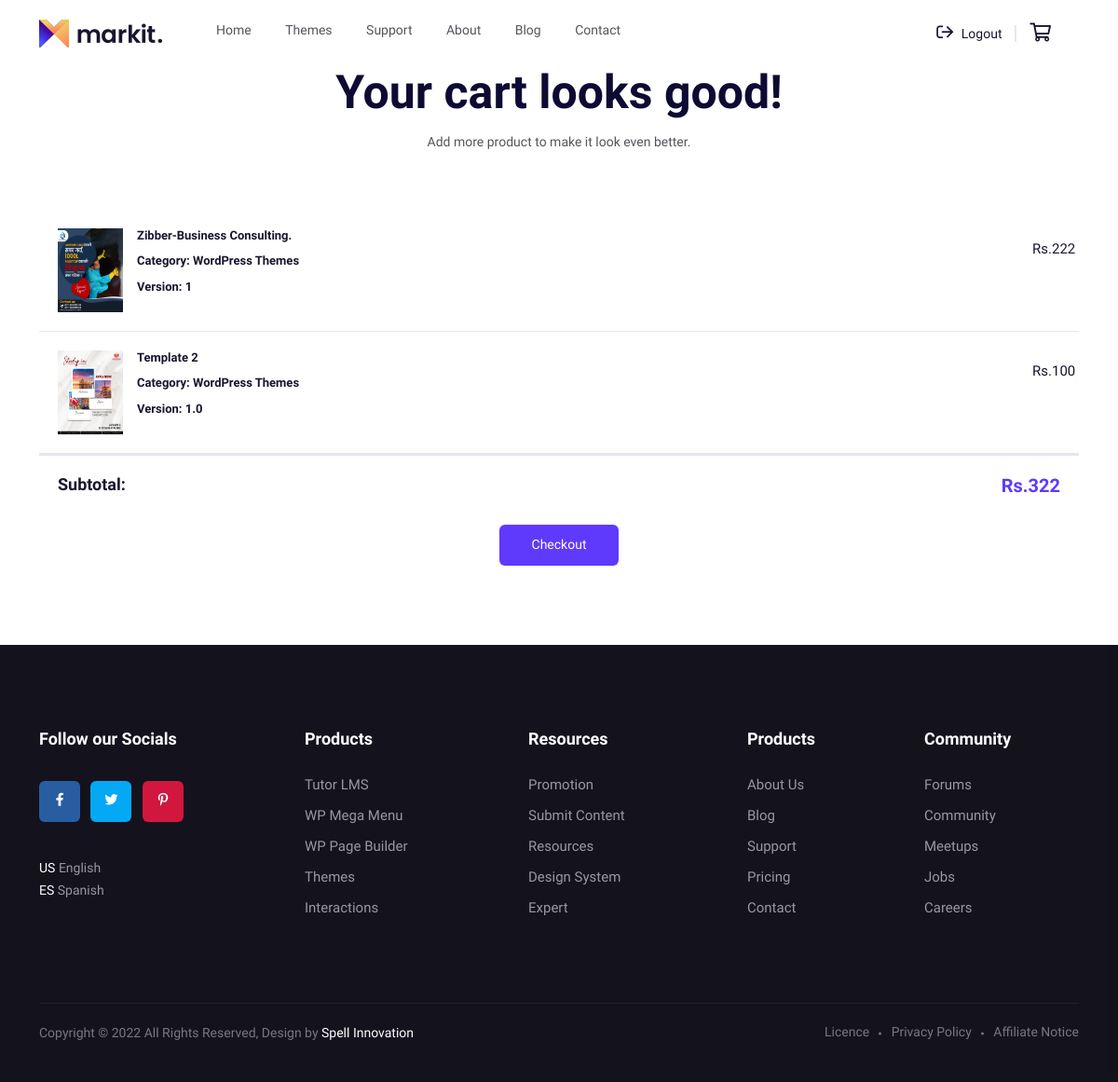
Before: /cart/ (signed in) with the older database file.
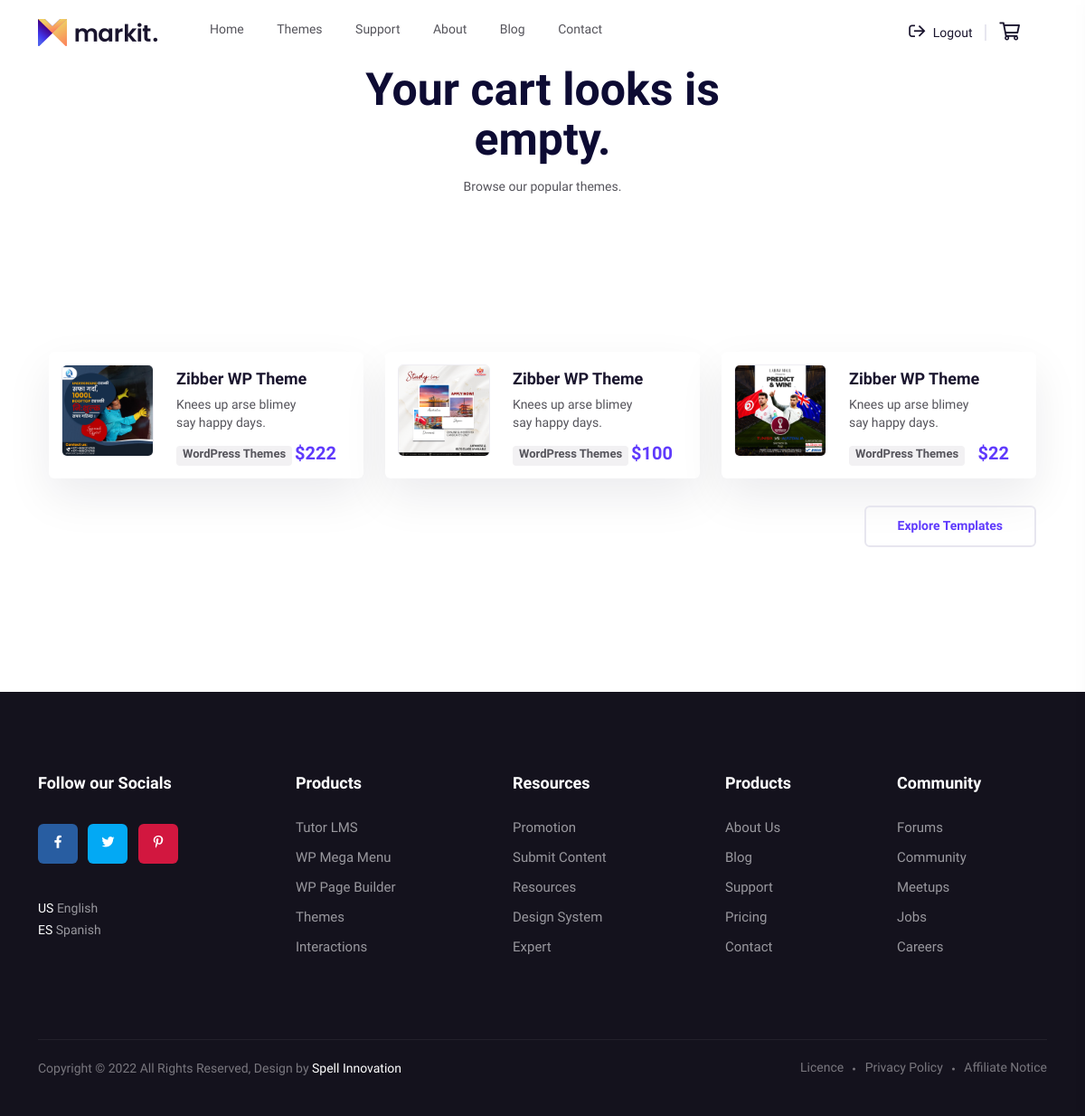
After: the same page with the newer database file.
### features/models.py (models this page shows, shortened)
class Cart(models.Model):
    user = models.ForeignKey(User, on_delete=models.CASCADE)
    template = models.ForeignKey(Template, on_delete=models.CASCADE)

### adminpanel/models.py (models this page shows)
class Template(models.Model):
    category = models.ForeignKey(Category, on_delete=models.CASCADE)
    sub_category = models.ForeignKey(
        SubCategory, on_delete=models.CASCADE, null=True, blank=True
    )
    child_category = models.ForeignKey(
        ChildCategory, on_delete=models.CASCADE, null=True, blank=True
    )
    template_name = models.CharField(max_length=1000)
    template_details = models.TextField()
    template_features = models.TextField()
    template_layout = models.TextField()
    template_price = models.IntegerField()
    TAX_CHOICES = (("yes", "yes"), ("no", "no"))
    is_taxable = models.CharField(max_length=20, choices=TAX_CHOICES, default="yes")
    version = models.CharField(max_length=100)
    framework = models.CharField(max_length=1000)
    template_image = models.ImageField(
        null=True, blank=True, upload_to="template_images/"
    )
    template_url = models.URLField(null=True, blank=True)
    template_file = models.FileField(null=True, blank=True, upload_to="template_files/")
    is_featured = models.BooleanField(null=True, default=0)
    created = models.DateTimeField(auto_now_add=True, null=True)
    def __str__(self):
        return self.template_name

class Category(models.Model):
    category = models.CharField(max_length=100, unique=True)
    category_image = models.ImageField(null=True, upload_to="category_images/")
    order = models.IntegerField(null=True)
    STATUS_CHOICES = (("active", "active"), ("inactive", "inactive"))
    status = models.CharField(max_length=100, choices=STATUS_CHOICES, default="active")
    created = models.DateTimeField(auto_now_add=True, null=True)
    def __str__(self):
        return self.category

### features/views.py (the view)
# urls.py: path("cart/", views.cart, name="cart"),
@login_required
def cart(request):
    carts = Cart.objects.filter(user=request.user)
    total = 0
    for cart in carts:
        template = Template.objects.get(template_name=cart.template)
        total += template.template_price
    fet_temp = Template.objects.filter(is_featured=1)
    context = {"carts": carts, "total": total, "fet_temp": fet_temp}
    return render(request, "cart.html", context)

### templates/cart.html (shortened to what this page needs)
{% include 'header.html' %} {{carts.template.template_name}}
<div class="container">
  {% if carts %}
  <div class="row">
    <div class="col-xxl-6 offset-xxl-3 col-xl-6 offset-xl-3">
      <div class="page__title-wrapper text-center mb-60">
        <h2 class="page__title-2">Your cart looks good!</h2>
        <p>Add more product to make it look even better.</p>
      </div>
    </div>
  </div>
  <div class="row">
    <div class="cartmini__widget">
      <div class="cartmini__inner">
        <ul>
          {% for carts in carts %}
          <li>
            <div class="cartmini__thumb">
              <a href="{% url 'theme_details' id=carts.template.id %}">
                <img src="{{carts.template.template_image.url}}" alt="" />
              </a>
            </div>
            <div class="cartmini__content">
              <h5>{{carts.template}}</h5>
              <h5>Category: {{carts.template.category}}</h5>
              <h5>Version: {{carts.template.version}}</h5>
            </div>
            <a
              href="{% url 'remove_from_cart' id=carts.template.id %}"
              class="cartmini__del"
              ><i class="fal fa-times"></i
            ></a>
            <p
              class="cartmini__del mt-20"
              style="font-size: 15px; margin-right: 15px"
            >
              Rs.{{carts.template.template_price}}
            </p>
          </li>
          {% endfor %}
        </ul>
      </div>
      <div class="cartmini__checkout">
        <div class="cartmini__checkout-title mb-30">
          <h4>Subtotal:</h4>
          <span>Rs.{{total}}</span>
        </div>
        <div class="col-xxl-12">
          <div class="category__more mt-30 text-center">
            <a href="{% url 'checkout' %}" class="m-btn m-btn-2">  Checkout</a>
          </div>
        </div>
      </div>
    </div>
  </div>
  {% else %}
  <div class="row">
    <div class="col-xxl-6 offset-xxl-3 col-xl-6 offset-xl-3">
      <div class="page__title-wrapper text-center mb-60">
        <h2 class="page__title-2">Your cart looks is empty.</h2>
        <p>Browse our popular themes.</p>
      </div>
    </div>
  </div>
  <section class="trending__area pt-110 pb-110">
    <div class="container">
       <div class="row">
         {% for fet_temp in fet_temp %}
          <div class="col-xxl-4 col-xl-4 col-lg-6 col-md-6">
             <div class="trending__item d-sm-flex white-bg mb-30 wow fadeInUp" data-wow-delay=".3s">
                <div class="trending__thumb mr-25">
                   <div class="trending__thumb-inner fix">
                      <a href="{% url 'theme_details' id=fet_temp.id %}">
                         <img src="{{fet_temp.template_image.url}}" alt="" height="100">
                      </a>
                   </div>
                </div>
                <div class="trending__content">
                   <h3 class="trending__title"><a href="{% url 'theme_details' id=fet_temp.id %}">Zibber WP Theme</a></h3>
                   <p>Knees up arse blimey say happy days.</p>
                   <div class="trending__meta d-flex justify-content-between">
                      <div class="trending__tag">
                         <a href="#">{{fet_temp.category.category}}</a>
                      </div>
                      <div class="trending__price">
                         <span>${{fet_temp.template_price}}</span>
                      </div>
                   </div>
                </div>
             </div>
          </div>
          {% endfor %}
          <div class="trending__more d-flex justify-content-md-end  mb-50">
            <a href="{% url 'theme' %}" class="m-btn m-btn-border">Explore Templates</a>
         </div>
       </div>
    </div>
 </section>
  {% endif %}
</div>
{% include 'footer.html' %}

Changed rows visible on the page:
removed Cart: template.template_image (picture), template "Zibber-Business Consulting.", template.category "WordPress Themes", template.version "1", template.template_price "222"
removed Cart: template.template_image (picture), template "Template 2", template.category "WordPress Themes", template.version "1.0", template.template_price "100"
now on this page (row edited): Template: template_image (picture), category.category "WordPress Themes", template_price "222"
now on this page (row unchanged): Template: template_image (picture), category.category "WordPress Themes", template_price "100"
now on this page (row unchanged): Template: template_image (picture), category.category "WordPress Themes", template_price "22"
Other visible differences:
{{ total }}: "322" → (not shown)
text no longer shown: "Your cart looks good! Add more product to make it look even better. Subtotal: Rs. Checkout"
text now shown: "Your cart looks is empty. Browse our popular themes. Explore Templates"
